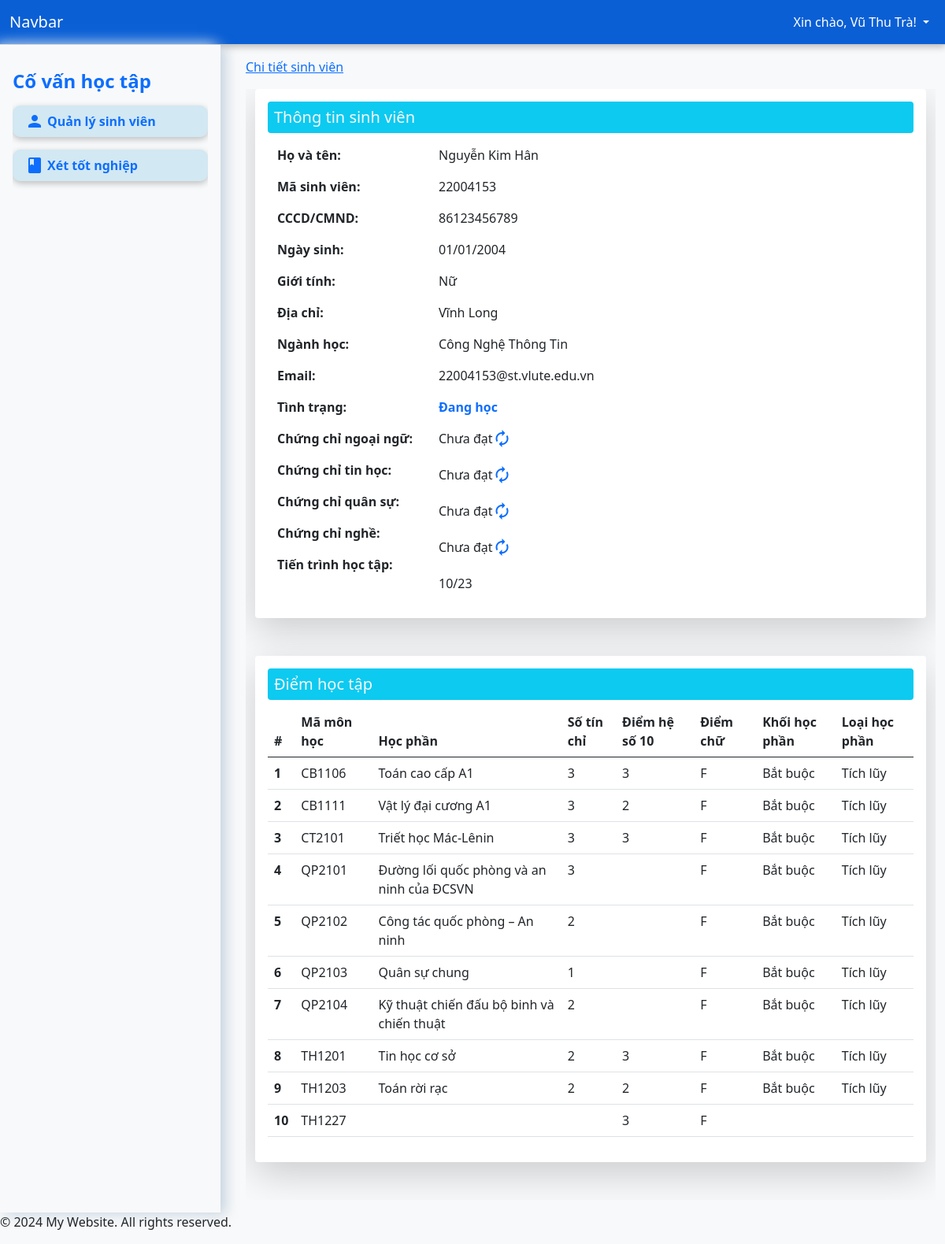
/?page=detail&student_code=22004153 (signed in), run on the app's committed database.
### tables this page shows
CREATE TABLE `grades` (
  `id` int(11) NOT NULL,
  `student_code` varchar(50) NOT NULL,
  `grade` longtext NOT NULL,
  `language` enum('Đạt','Chưa đạt') DEFAULT 'Chưa đạt',
  `infomatic` enum('Đạt','Chưa đạt') DEFAULT 'Chưa đạt',
  `military` enum('Đạt','Chưa đạt') DEFAULT 'Chưa đạt',
  `practising` enum('Đạt','Chưa đạt') DEFAULT 'Chưa đạt',
  `created_at` datetime DEFAULT current_timestamp()
);

CREATE TABLE `students` (
  `id` int(11) NOT NULL,
  `student_code` varchar(50) NOT NULL,
  `full_name` varchar(255) NOT NULL,
  `identity` varchar(255) NOT NULL,
  `dob` date DEFAULT NULL,
  `gender` enum('Nam','Nữ','Khác') NOT NULL DEFAULT 'Nam',
  `address` varchar(255) NOT NULL,
  `major` varchar(255) DEFAULT NULL,
  `email` varchar(255) DEFAULT NULL,
  `status` enum('Đang học','Thôi học','Đã tốt nghiệp','') DEFAULT 'Đang học',
  `created_at` datetime DEFAULT current_timestamp()
);

CREATE TABLE `courses` (
  `id` int(11) NOT NULL,
  `course_code` varchar(50) NOT NULL,
  `course_name` varchar(255) NOT NULL,
  `credits` int(11) NOT NULL,
  `optional` enum('Bắt buộc','Tự chọn') DEFAULT 'Bắt buộc',
  `accumulation` enum('Tích lũy','Không tích lũy') DEFAULT 'Tích lũy',
  `pre_course` int(11) DEFAULT NULL
);

### app/controller/DetailController.php (called while the page is built, shortened)
<?php
class DetailController
{
    private $conn;
    public function __construct($conn)
    {
        $this->conn = $conn;
    }
    function index($student_code)
    {
        $student_code = mysqli_real_escape_string($this->conn, $student_code);
        $query = "
        SELECT
        s.*,
        g.grade AS grades,
        g.language as language,
        g.infomatic as infomatic,
        g.military as military,
        g.practising as practising
        FROM students s
        LEFT JOIN grades g ON s.student_code = g.student_code
        WHERE s.student_code = '$student_code'
        ";
        $result = mysqli_query($this->conn, $query);
        $row = mysqli_fetch_assoc($result);
        $grade_courses_count = $row['grades'] ? count(json_decode($row['grades'], true)) : 0;
        $courses_query = "SELECT COUNT(*) as total_courses FROM courses";
        $courses_result = mysqli_query($this->conn, $courses_query);
        $courses_row = mysqli_fetch_assoc($courses_result);
        $total_courses_count = $courses_row['total_courses'];
        $row['grade_courses_count'] = $grade_courses_count;
        $row['total_courses_count'] = $total_courses_count;
        $course_grade = [];
        if ($row['grades']) {
            $grades = json_decode($row['grades'], true);
            foreach ($grades as $course_code => $grade) {
                $course_query = "SELECT course_name, credits, optional, accumulation FROM courses WHERE course_code = '$course_code'";
                $course_result = mysqli_query($this->conn, $course_query);
                $course_row = mysqli_fetch_assoc($course_result);
                $course_grade[] = [
                    'course_code' => $course_code,
                    'course_name' => $course_row['course_name'],
                    'credits' => $course_row['credits'],
                    'grade' => $grade,
                    'credits' => $course_row['credits'],
                    'optional' => $course_row['optional'],
                    'accumulation' => $course_row['accumulation']
                ];
            }
        }
        $row['course_grades'] = $course_grade;
        return $row;
    }
    function getCoursesTree($student_code)
    {
        $student_code = mysqli_real_escape_string($this->conn, $student_code);
        $queryGetAllCourses = "SELECT * FROM courses";
        $resultGetAllCourses = mysqli_query($this->conn, $queryGetAllCourses);
        $courses = [];
        while ($row = mysqli_fetch_assoc($resultGetAllCourses)) {
            $courses[] = $row;
        }
        $queryGetGrades = "SELECT grade FROM grades WHERE student_code = '$student_code'";
        $resultGetGrades = mysqli_query($this->conn, $queryGetGrades);
        $gradeCourses = "";
        while ($row = mysqli_fetch_assoc($resultGetGrades)) {
            $gradeCourses = $row['grade'];
        }
        $gradeCoursesArray = [];
        if ($gradeCourses !== "") {
            $gradeCoursesArray = json_decode($gradeCourses, true);
        }
        $tempCourses = [];
        foreach ($courses as $course) {
            if ( !empty($gradeCoursesArray) && array_key_exists($course['course_code'], $gradeCoursesArray)) {
                if (intval($gradeCoursesArray[$course['course_code']]) >= 5) {
                    $tempCourses[$course['id']] = [
                        'course_name' => $course['course_name'],
                        'pre_course' => $course['pre_course'],
                        'color' => 'green',
                        'children' => []
                    ];
                } else {
                    $tempCourses[$course['id']] = [
                        'course_name' => $course['course_name'],
                        'pre_course' => $course['pre_course'],
                        'color' => 'yellow',
                        'children' => []
                    ];
                }
            } else {
                $tempCourses[$course['id']] = [
                    'course_name' => $course['course_name'],
                    'pre_course' => $course['pre_course'],
                    'color' => 'red',
                    'children' => []
                ];
            }
        }
        $coursesTree = [];
        foreach ($tempCourses as $id => &$course) {
            if ($course['pre_course'] === null) {
                $coursesTree[] = &$course;
            } else {
                $tempCourses[$course['pre_course']]['children'][] = &$course;
            }
        }
        return $coursesTree;
    }
}

### app/views/pages/detail.php (the view)
<?php
require_once "/xampp/htdocs/app/controller/DetailController.php";
$detailController = new DetailController($conn);
$student_code = $_GET['student_code'];
$students = $detailController->index($student_code);
$study_progress = $detailController->getCoursesTree($student_code);
?>
<nav aria-label="Page navigation">
    <div class="container overflow-hidden">
        <div class="row shadow-lg p-3 mb-5 bg-body rounded">
            <h5 class="bg-info p-2 text-light rounded">Thông tin sinh viên</h5>
            <div class="col-6 col-md-3 mt-2">
                <p class="fw-bold">Họ và tên:</p>
                <p class="fw-bold">Mã sinh viên:</p>
                <p class="fw-bold">CCCD/CMND:</p>
                <p class="fw-bold">Ngày sinh:</p>
                <p class="fw-bold">Giới tính:</p>
                <p class="fw-bold">Địa chỉ:</p>
                <p class="fw-bold">Ngành học:</p>
                <p class="fw-bold">Email:</p>
                <p class="fw-bold">Tình trạng:</p>
                <p class="fw-bold">Chứng chỉ ngoại ngữ:</p>
                <p class="fw-bold">Chứng chỉ tin học:</p>
                <p class="fw-bold">Chứng chỉ quân sự:</p>
                <p class="fw-bold">Chứng chỉ nghề:</p>
                <p class="fw-bold">Tiến trình học tập:</p>
            </div>
            <div class="col-6 col-md-9 mt-2">
                <p><?php echo $students['full_name']; ?></p>
                <p><?php echo $students['student_code']; ?></p>
                <p><?php echo $students['identity']; ?></p>
                <p><?php
                    $dob = $students['dob'];
                    $formatted_dob = DateTime::createFromFormat('Y-m-d', $dob)->format('d/m/Y');
                    echo $formatted_dob; ?>
                </p>
                <p><?php echo $students['gender']; ?></p>
                <p><?php echo $students['address']; ?></p>
                <p><?php echo $students['major']; ?></p>
                <p><?php echo $students['email']; ?></p>
                <p class="<?php
                            if ($students['status'] == 'Đã tốt nghiệp') {
                                echo 'text-success';
                            } else if ($students['status'] == 'Thôi học  ') {
                                echo 'text-danger';
                            } else {
                                echo 'text-primary';
                            }
                            ?> fw-bold"><?php echo $students['status'] ?></p>
                <p class="d-flex">
                    <?php echo isset($students['language']) ? $students['language'] : "Chưa đạt"; ?>
                    <a type="button" href="/app/controller/GraduateController.php?cert=language&student_code=<?php echo $students['student_code']; ?>&status=<?php echo $students['language']; ?>"><i class="material-icons">autorenew</i></a>
                </p>
                <p class="d-flex">
                    <?php echo isset($students['infomatic']) ? $students['infomatic'] : "Chưa đạt"; ?>
                    <a type="button" href="/app/controller/GraduateController.php?cert=infomatic&student_code=<?php echo $students['student_code']; ?>&status=<?php echo $students['infomatic']; ?>"><i class="material-icons">autorenew</i></a>
                </p>
                <p class="d-flex">
                    <?php echo isset($students['military']) ? $students['military'] : "Chưa đạt"; ?>
                    <a type="button" href="/app/controller/GraduateController.php?cert=military&student_code=<?php echo $students['student_code']; ?>&status=<?php echo $students['military']; ?>"><i class="material-icons">autorenew</i></a>
                </p>
                <p class="d-flex">
                    <?php echo isset($students['practising']) ? $students['practising'] : "Chưa đạt"; ?>
                    <a type="button" href="/app/controller/GraduateController.php?cert=practising&student_code=<?php echo $students['student_code']; ?>&status=<?php echo $students['practising']; ?>"><i class="material-icons">autorenew</i></a>
                </p>
                <p><?php echo $students['grade_courses_count'] . "/" . $students['total_courses_count']; ?></p>
            </div>
        </div>
        <div class="row shadow-lg p-3 mb-5 bg-body rounded">
            <h5 class="bg-info p-2 text-light rounded">Điểm học tập</h5>
            <table class="table">
                <thead>
                    <tr>
                        <th scope="col">#</th>
                        <th scope="col">Mã môn học</th>
                        <th scope="col">Học phần</th>
                        <th scope="col">Số tín chỉ</th>
                        <th scope="col">Điểm hệ số 10</th>
                        <th scope="col">Điểm chữ</th>
                        <th scope="col">Khối học phần</th>
                        <th scope="col">Loại học phần</th>
                    </tr>
                </thead>
                <tbody>
                    <?php foreach ($students['course_grades'] as $index => $course_grade): ?>
                        <tr>
                            <th scope="row"><?php echo $index + 1; ?></th>
                            <td><?php echo htmlspecialchars($course_grade['course_code']); ?></td>
                            <td><?php echo htmlspecialchars($course_grade['course_name']); ?></td>
                            <td><?php echo htmlspecialchars($course_grade['credits']); ?></td>
                            <td><?php echo htmlspecialchars($course_grade['grade']); ?></td>
                            <td><?php
                                if ($course_grade['grade'] >= 9) {
                                    echo 'A';
                                } elseif ($course_grade['grade'] >= 8) {
                                    echo 'B';
                                } elseif ($course_grade['grade'] >= 6.5) {
                                    echo 'C';
                                } elseif ($course_grade['grade'] >= 5) {
                                    echo 'D';
                                } else {
                                    echo 'F';
                                }
                                ?>
                            </td>
                            <td><?php echo htmlspecialchars($course_grade['optional']); ?></td>
                            <td><?php echo htmlspecialchars($course_grade['accumulation']); ?></td>
                        </tr>
                    <?php endforeach; ?>
                </tbody>
            </table>
        </div>
    </div>
</nav>

### data on the page
grades: students.full_name "Nguyễn Kim Hân", students.student_code "22004153", students.identity "86123456789", students.dob "01/01/2004", students.gender "Nữ", students.address "Vĩnh Long", students.major "Công Nghệ Thông Tin", students.email "22004153@st.vlute.edu.vn", students.status "Đang học", language "Chưa đạt", infomatic "Chưa đạt", military "Chưa đạt", practising "Chưa đạt"
courses: course_code "CB1106", course_name "Toán cao cấp A1", credits "3", shows "F", optional "Bắt buộc", accumulation "Tích lũy"
courses: course_code "CB1111", course_name "Vật lý đại cương A1", credits "3", grade "2", optional "Bắt buộc", accumulation "Tích lũy"
courses: course_code "CT2101", course_name "Triết học Mác-Lênin", credits "3", shows "F", optional "Bắt buộc", accumulation "Tích lũy"
courses: course_code "QP2101", course_name "Đường lối quốc phòng và an ninh của ĐCSVN", credits "3", optional "Bắt buộc", accumulation "Tích lũy"
courses: course_code "QP2102", course_name "Công tác quốc phòng – An ninh", credits "2", optional "Bắt buộc", accumulation "Tích lũy"
courses: course_code "QP2103", course_name "Quân sự chung", credits "1", optional "Bắt buộc", accumulation "Tích lũy"
courses: course_code "QP2104", course_name "Kỹ thuật chiến đấu bộ binh và chiến thuật", credits "2", optional "Bắt buộc", accumulation "Tích lũy"
courses: course_code "TH1201", course_name "Tin học cơ sở", credits "2", grade "3", optional "Bắt buộc", accumulation "Tích lũy"
courses: course_code "TH1203", course_name "Toán rời rạc", credits "2", shows "F", optional "Bắt buộc", accumulation "Tích lũy"

### other printed values
$_SESSION['auth_user']['username'] "Vũ Thu Trà"
$page_titles[$_GET['page']] "Chi tiết sinh viên"
$students['grade_courses_count'] "10"
$students['total_courses_count'] "23"
$course_grade['course_code'] "TH1227"
$course_grade['grade'] "3"
